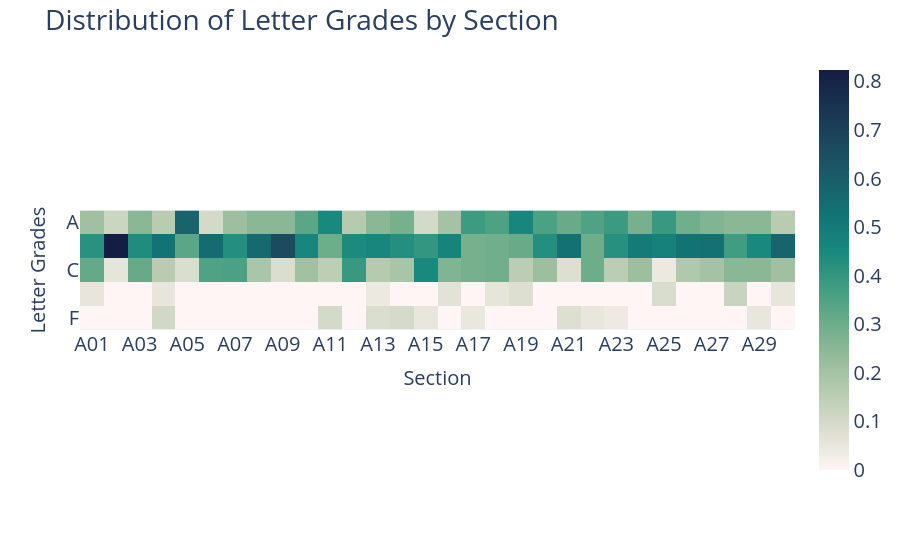

Source (notebook cell):
### Markdown cell above
Run the cell below to see your heatmap.

### Code cell
# Run this cell to see the result, and don't change this cell --- it is needed for the tests.
fig = letter_grade_heat_map(grades_analysis)
fig.show()

### Figure 1 — Plotly figure (JSON) as saved in the notebook; plotly's stock layout.template omitted (floating-point values rounded to 4 significant figures; data arrays with more than 128 entries replaced by an {"elided": "..."} marker saying what was removed)
{"data": [{"coloraxis": "coloraxis", "hovertemplate": "Section: %{x}<br>Letter Grades: %{y}<br>color: %{z}<extra></extra>", "name": "0", "type": "heatmap", "x": ["A01", "A02", "A03", "A04", "A05", "A06", "A07", "A08", "A09", "A10", "A11", "A12", "A13", "A14", "A15", "A16", "A17", "A18", "A19", "A20", "A21", "A22", "A23", "A24", "A25", "A26", "A27", "A28", "A29", "A30"], "xaxis": "x", "y": ["A", "B", "C", "D", "F"], "yaxis": "y", "z": {"elided": "5x30 float values"}}], "layout": {"coloraxis": {"colorscale": [[0, "rgb(254, 245, 244)"], [0.09091, "rgb(222, 224, 210)"], [0.1818, "rgb(189, 206, 181)"], [0.2727, "rgb(153, 189, 156)"], [0.3636, "rgb(110, 173, 138)"], [0.4545, "rgb(65, 157, 129)"], [0.5455, "rgb(25, 137, 125)"], [0.6364, "rgb(18, 116, 117)"], [0.7273, "rgb(25, 94, 106)"], [0.8182, "rgb(28, 72, 93)"], [0.9091, "rgb(25, 51, 80)"], [1, "rgb(20, 29, 67)"]]}, "font": {"size": 20}, "margin": {"t": 60}, "title": {"text": "Distribution of Letter Grades by Section"}, "xaxis": {"anchor": "y", "constrain": "domain", "domain": [0, 1], "scaleanchor": "y", "title": {"font": {"size": 20}, "text": "Section"}}, "yaxis": {"anchor": "x", "autorange": "reversed", "constrain": "domain", "domain": [0, 1], "title": {"font": {"size": 20}, "text": "Letter Grades"}}}}
